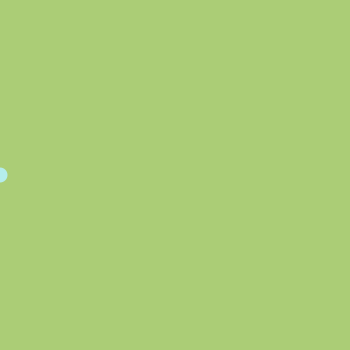
Frame 1 (no input)
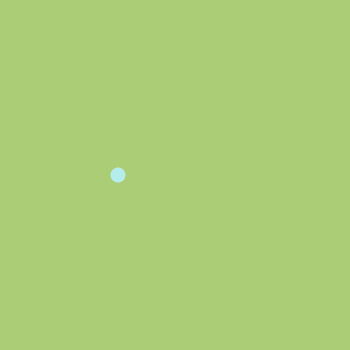
Frame 60 (the mouse pressed at the canvas centre just before this capture)
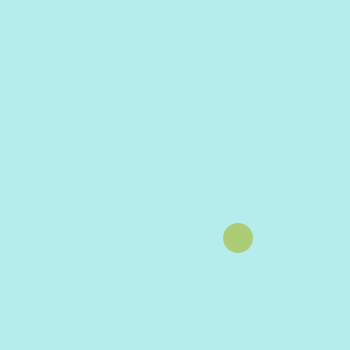
Frame 120 (the mouse held since frame 60 and released just before this capture)

The Processing sketch that drew these frames (run headless with seeded random() and noise(); from frame 60 on, the mouse is pressed at the canvas centre):

// Processing sketch: s04e01Sofia
// ── s04e01Sofia.pde
//UDDD - Expresión Digital II
//S04e01Sofia
//pelota que al avanzar hacia la derecha cambia de tamaño, color y dirección con el fondo

int ax;
int a1;
int a2;


void setup() {
  size(350, 350);
  
  ax = 0;
  a1 = color(171, 205, 118);
  a2 = color(181, 237, 236);
}

void draw() {
  background(a1);
  noStroke();
  //ellipse cyan
  if (ax <= width/2){
    fill(a2);
    ellipse(ax, height/2, 15, 15);
  }else if (ax > width/2) {
    fill(a1);
    background(a2);
    ellipse(ax, ax, 30, 30 );
  }
  ax += 2;
  if (ax == width){
  ax = 0;
  }
}
